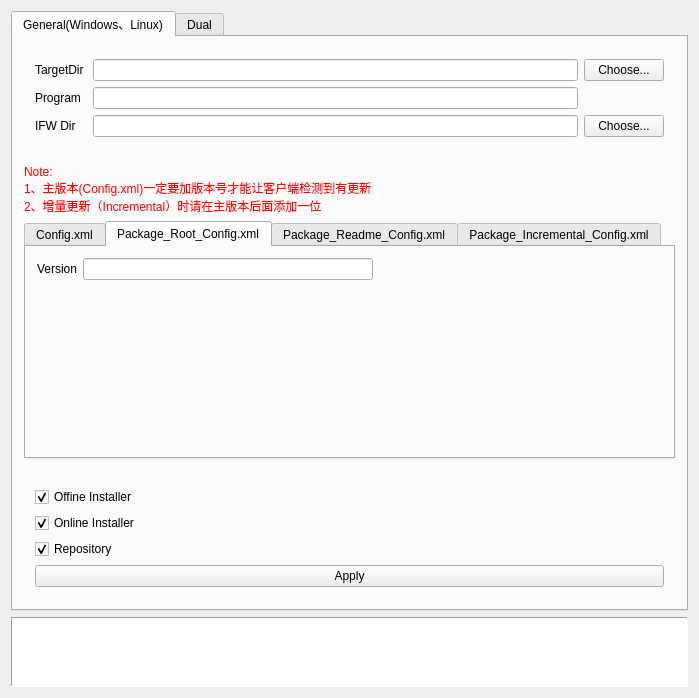
<?xml version="1.0" encoding="UTF-8"?>
<ui version="4.0">
 <class>MainWindow</class>
 <widget class="QMainWindow" name="MainWindow">
  <property name="geometry">
   <rect>
    <x>0</x>
    <y>0</y>
    <width>699</width>
    <height>598</height>
   </rect>
  </property>
  <property name="windowTitle">
   <string>PackerConfigurator</string>
  </property>
  <property name="styleSheet">
   <string notr="true">#label_note_general,
#label_note_dual {
	color: red;
}</string>
  </property>
  <widget class="QWidget" name="centralWidget">
   <layout class="QVBoxLayout" name="verticalLayout_3">
    <item>
     <widget class="QTabWidget" name="tabWidget_outer">
      <property name="currentIndex">
       <number>0</number>
      </property>
      <widget class="QWidget" name="tab">
       <attribute name="title">
        <string>General(Windows、Linux)</string>
       </attribute>
       <layout class="QVBoxLayout" name="verticalLayout_4">
        <item>
         <widget class="QWidget" name="wgt_title" native="true">
          <layout class="QGridLayout" name="gridLayout_5">
           <item row="1" column="3">
            <widget class="QPushButton" name="btn_chooseTargetDir">
             <property name="text">
              <string>Choose...</string>
             </property>
            </widget>
           </item>
           <item row="1" column="0" colspan="2">
            <widget class="QLabel" name="label_8">
             <property name="toolTip">
              <string>the config directory</string>
             </property>
             <property name="text">
              <string>TargetDir</string>
             </property>
            </widget>
           </item>
           <item row="2" column="2">
            <widget class="QLineEdit" name="lineEdit_program"/>
           </item>
           <item row="1" column="2">
            <widget class="QLineEdit" name="lineEdit_packerDir">
             <property name="readOnly">
              <bool>true</bool>
             </property>
            </widget>
           </item>
           <item row="2" column="0">
            <widget class="QLabel" name="label">
             <property name="text">
              <string>Program</string>
             </property>
            </widget>
           </item>
           <item row="3" column="0">
            <widget class="QLabel" name="label_9">
             <property name="text">
              <string>IFW Dir</string>
             </property>
            </widget>
           </item>
           <item row="3" column="2">
            <widget class="QLineEdit" name="lineEdit_IFWDir">
             <property name="readOnly">
              <bool>true</bool>
             </property>
            </widget>
           </item>
           <item row="3" column="3">
            <widget class="QPushButton" name="btn_chooseIFWDir">
             <property name="text">
              <string>Choose...</string>
             </property>
            </widget>
           </item>
          </layout>
         </widget>
        </item>
        <item>
         <widget class="QWidget" name="wgt_main" native="true">
          <layout class="QVBoxLayout" name="verticalLayout">
           <property name="leftMargin">
            <number>0</number>
           </property>
           <property name="rightMargin">
            <number>0</number>
           </property>
           <item>
            <widget class="QLabel" name="label_note_general">
             <property name="styleSheet">
              <string notr="true"/>
             </property>
             <property name="text">
              <string>Note: 
1、主版本(Config.xml)一定要加版本号才能让客户端检测到有更新
2、增量更新（Incremental）时请在主版本后面添加一位</string>
             </property>
            </widget>
           </item>
           <item>
            <widget class="QTabWidget" name="tabWidget_inner">
             <property name="tabShape">
              <enum>QTabWidget::Rounded</enum>
             </property>
             <property name="currentIndex">
              <number>1</number>
             </property>
             <widget class="QWidget" name="tab_config">
              <attribute name="title">
               <string>Config.xml</string>
              </attribute>
              <layout class="QGridLayout" name="gridLayout_4">
               <item row="0" column="0">
                <widget class="QWidget" name="widget" native="true">
                 <layout class="QGridLayout" name="gridLayout_3">
                  <item row="1" column="0">
                   <widget class="QLabel" name="label_3">
                    <property name="text">
                     <string>ProductUrl</string>
                    </property>
                   </widget>
                  </item>
                  <item row="5" column="1">
                   <widget class="QLineEdit" name="lineEdit_repositoryPassword"/>
                  </item>
                  <item row="2" column="1">
                   <widget class="QLineEdit" name="lineEdit_runProgram"/>
                  </item>
                  <item row="3" column="0">
                   <widget class="QLabel" name="label_5">
                    <property name="text">
                     <string>RemoteRepositories/Repository/Url</string>
                    </property>
                   </widget>
                  </item>
                  <item row="4" column="0">
                   <widget class="QLabel" name="label_6">
                    <property name="text">
                     <string>RemoteRepositories/Repository/Username</string>
                    </property>
                   </widget>
                  </item>
                  <item row="4" column="1">
                   <widget class="QLineEdit" name="lineEdit_repositoryUsername"/>
                  </item>
                  <item row="2" column="0">
                   <widget class="QLabel" name="label_4">
                    <property name="text">
                     <string>RunProgram</string>
                    </property>
                   </widget>
                  </item>
                  <item row="1" column="1">
                   <widget class="QLineEdit" name="lineEdit_productUrl"/>
                  </item>
                  <item row="3" column="1">
                   <widget class="QLineEdit" name="lineEdit_repositoryUrl"/>
                  </item>
                  <item row="5" column="0">
                   <widget class="QLabel" name="label_7">
                    <property name="text">
                     <string>RemoteRepositories/Repository/Password</string>
                    </property>
                   </widget>
                  </item>
                  <item row="0" column="2">
                   <spacer name="horizontalSpacer_3">
                    <property name="orientation">
                     <enum>Qt::Horizontal</enum>
                    </property>
                    <property name="sizeHint" stdset="0">
                     <size>
                      <width>40</width>
                      <height>20</height>
                     </size>
                    </property>
                   </spacer>
                  </item>
                  <item row="0" column="1">
                   <widget class="QLineEdit" name="lineEdit_version"/>
                  </item>
                  <item row="0" column="0">
                   <widget class="QLabel" name="label_15">
                    <property name="text">
                     <string>Version</string>
                    </property>
                   </widget>
                  </item>
                 </layout>
                </widget>
               </item>
               <item row="2" column="0">
                <spacer name="verticalSpacer">
                 <property name="orientation">
                  <enum>Qt::Vertical</enum>
                 </property>
                 <property name="sizeHint" stdset="0">
                  <size>
                   <width>20</width>
                   <height>40</height>
                  </size>
                 </property>
                </spacer>
               </item>
              </layout>
             </widget>
             <widget class="QWidget" name="tab_root">
              <attribute name="title">
               <string>Package_Root_Config.xml</string>
              </attribute>
              <layout class="QGridLayout" name="gridLayout_2">
               <item row="0" column="0">
                <widget class="QLabel" name="label_2">
                 <property name="text">
                  <string>Version</string>
                 </property>
                </widget>
               </item>
               <item row="0" column="1">
                <widget class="QLineEdit" name="lineEdit_version_root"/>
               </item>
               <item row="1" column="1">
                <spacer name="verticalSpacer_6">
                 <property name="orientation">
                  <enum>Qt::Vertical</enum>
                 </property>
                 <property name="sizeHint" stdset="0">
                  <size>
                   <width>20</width>
                   <height>40</height>
                  </size>
                 </property>
                </spacer>
               </item>
               <item row="0" column="2">
                <spacer name="horizontalSpacer_4">
                 <property name="orientation">
                  <enum>Qt::Horizontal</enum>
                 </property>
                 <property name="sizeHint" stdset="0">
                  <size>
                   <width>40</width>
                   <height>20</height>
                  </size>
                 </property>
                </spacer>
               </item>
              </layout>
             </widget>
             <widget class="QWidget" name="tab_readme">
              <attribute name="title">
               <string>Package_Readme_Config.xml</string>
              </attribute>
              <layout class="QGridLayout" name="gridLayout">
               <item row="1" column="0">
                <widget class="QWidget" name="widget_4" native="true">
                 <layout class="QGridLayout" name="gridLayout_8">
                  <property name="leftMargin">
                   <number>0</number>
                  </property>
                  <item row="0" column="1">
                   <widget class="QLineEdit" name="lineEdit_version_readme"/>
                  </item>
                  <item row="0" column="0">
                   <widget class="QLabel" name="label_14">
                    <property name="text">
                     <string>Version</string>
                    </property>
                   </widget>
                  </item>
                  <item row="0" column="2">
                   <spacer name="horizontalSpacer_2">
                    <property name="orientation">
                     <enum>Qt::Horizontal</enum>
                    </property>
                    <property name="sizeHint" stdset="0">
                     <size>
                      <width>40</width>
                      <height>20</height>
                     </size>
                    </property>
                   </spacer>
                  </item>
                 </layout>
                </widget>
               </item>
               <item row="3" column="0">
                <widget class="QTextEdit" name="textEdit"/>
               </item>
               <item row="2" column="0">
                <spacer name="verticalSpacer_5">
                 <property name="orientation">
                  <enum>Qt::Vertical</enum>
                 </property>
                 <property name="sizeHint" stdset="0">
                  <size>
                   <width>20</width>
                   <height>40</height>
                  </size>
                 </property>
                </spacer>
               </item>
              </layout>
             </widget>
             <widget class="QWidget" name="tab_3">
              <attribute name="title">
               <string>Package_Incremental_Config.xml</string>
              </attribute>
              <layout class="QGridLayout" name="gridLayout_7">
               <item row="0" column="0">
                <widget class="QLabel" name="label_13">
                 <property name="text">
                  <string>Version</string>
                 </property>
                </widget>
               </item>
               <item row="0" column="1">
                <widget class="QLineEdit" name="lineEdit_version_incremental"/>
               </item>
               <item row="1" column="1">
                <spacer name="verticalSpacer_4">
                 <property name="orientation">
                  <enum>Qt::Vertical</enum>
                 </property>
                 <property name="sizeHint" stdset="0">
                  <size>
                   <width>20</width>
                   <height>40</height>
                  </size>
                 </property>
                </spacer>
               </item>
               <item row="0" column="2">
                <spacer name="horizontalSpacer">
                 <property name="orientation">
                  <enum>Qt::Horizontal</enum>
                 </property>
                 <property name="sizeHint" stdset="0">
                  <size>
                   <width>40</width>
                   <height>20</height>
                  </size>
                 </property>
                </spacer>
               </item>
              </layout>
             </widget>
            </widget>
           </item>
          </layout>
         </widget>
        </item>
        <item>
         <widget class="QWidget" name="widget_2" native="true">
          <layout class="QHBoxLayout" name="horizontalLayout">
           <item>
            <layout class="QVBoxLayout" name="verticalLayout_2">
             <item>
              <widget class="QCheckBox" name="checkBox_offlineInstaller">
               <property name="text">
                <string>Offine Installer</string>
               </property>
               <property name="checked">
                <bool>true</bool>
               </property>
              </widget>
             </item>
             <item>
              <widget class="QCheckBox" name="checkBox_onlineInstaller">
               <property name="text">
                <string>Online Installer</string>
               </property>
               <property name="checked">
                <bool>true</bool>
               </property>
              </widget>
             </item>
             <item>
              <widget class="QCheckBox" name="checkBox_repository">
               <property name="text">
                <string>Repository</string>
               </property>
               <property name="checked">
                <bool>true</bool>
               </property>
              </widget>
             </item>
             <item>
              <spacer name="verticalSpacer_2">
               <property name="orientation">
                <enum>Qt::Vertical</enum>
               </property>
               <property name="sizeHint" stdset="0">
                <size>
                 <width>20</width>
                 <height>40</height>
                </size>
               </property>
              </spacer>
             </item>
             <item>
              <widget class="QPushButton" name="btn_apply">
               <property name="text">
                <string>Apply</string>
               </property>
              </widget>
             </item>
            </layout>
           </item>
          </layout>
         </widget>
        </item>
       </layout>
      </widget>
      <widget class="QWidget" name="tab_2">
       <attribute name="title">
        <string>Dual</string>
       </attribute>
       <layout class="QVBoxLayout" name="verticalLayout_5">
        <item>
         <widget class="QWidget" name="widget_3" native="true">
          <layout class="QGridLayout" name="gridLayout_6">
           <item row="1" column="3">
            <widget class="QPushButton" name="btn_chooseTargetDirDual">
             <property name="text">
              <string>Choose...</string>
             </property>
            </widget>
           </item>
           <item row="1" column="0">
            <widget class="QLabel" name="label_10">
             <property name="toolTip">
              <string>the config directory</string>
             </property>
             <property name="text">
              <string>TargetDir</string>
             </property>
            </widget>
           </item>
           <item row="2" column="0">
            <widget class="QLabel" name="label_11">
             <property name="text">
              <string>Verison</string>
             </property>
            </widget>
           </item>
           <item row="1" column="2">
            <widget class="QLineEdit" name="lineEdit_packerDirDual">
             <property name="readOnly">
              <bool>true</bool>
             </property>
            </widget>
           </item>
           <item row="2" column="2">
            <widget class="QLineEdit" name="lineEdit_versionDual"/>
           </item>
           <item row="0" column="0">
            <widget class="QLabel" name="label_12">
             <property name="text">
              <string>NSIS Dir</string>
             </property>
            </widget>
           </item>
           <item row="0" column="2">
            <widget class="QLineEdit" name="lineEdit_NSISDir">
             <property name="enabled">
              <bool>true</bool>
             </property>
             <property name="readOnly">
              <bool>true</bool>
             </property>
            </widget>
           </item>
           <item row="0" column="3">
            <widget class="QPushButton" name="btn_chooseNSISDir">
             <property name="text">
              <string>Choose...</string>
             </property>
            </widget>
           </item>
          </layout>
         </widget>
        </item>
        <item>
         <widget class="QLabel" name="label_note_dual">
          <property name="text">
           <string>Note:
1、双系统版本打包时会以主版本的版本号（上面的Version值）更新其他模块的版本号</string>
          </property>
         </widget>
        </item>
        <item>
         <widget class="QPushButton" name="btn_applyDual">
          <property name="text">
           <string>Apply</string>
          </property>
         </widget>
        </item>
        <item>
         <spacer name="verticalSpacer_3">
          <property name="orientation">
           <enum>Qt::Vertical</enum>
          </property>
          <property name="sizeHint" stdset="0">
           <size>
            <width>20</width>
            <height>40</height>
           </size>
          </property>
         </spacer>
        </item>
       </layout>
      </widget>
     </widget>
    </item>
    <item>
     <widget class="QTextBrowser" name="textBrowser">
      <property name="frameShape">
       <enum>QFrame::Panel</enum>
      </property>
     </widget>
    </item>
   </layout>
  </widget>
 </widget>
 <layoutdefault spacing="6" margin="11"/>
 <resources/>
 <connections/>
</ui>
